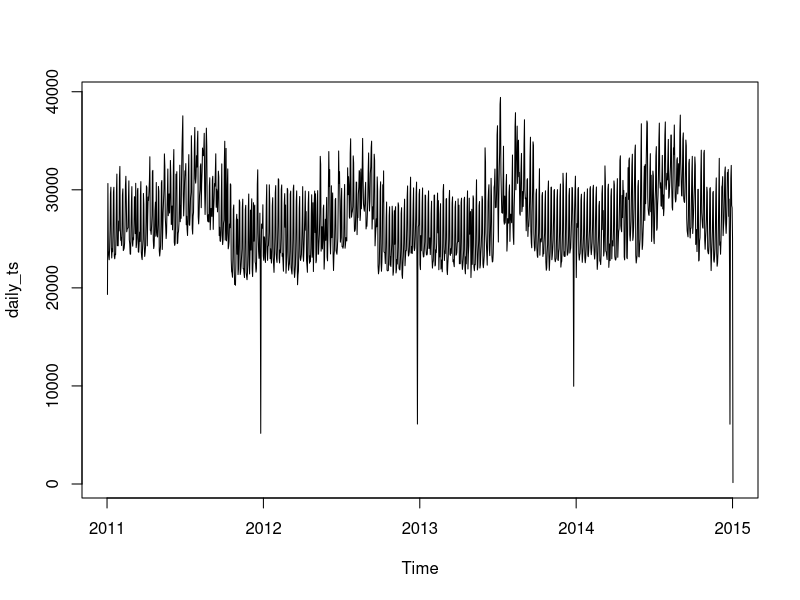
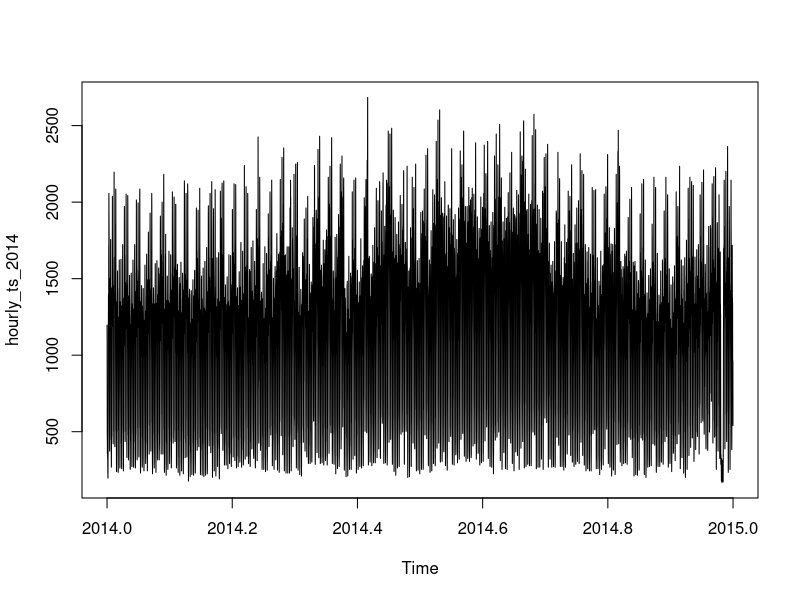
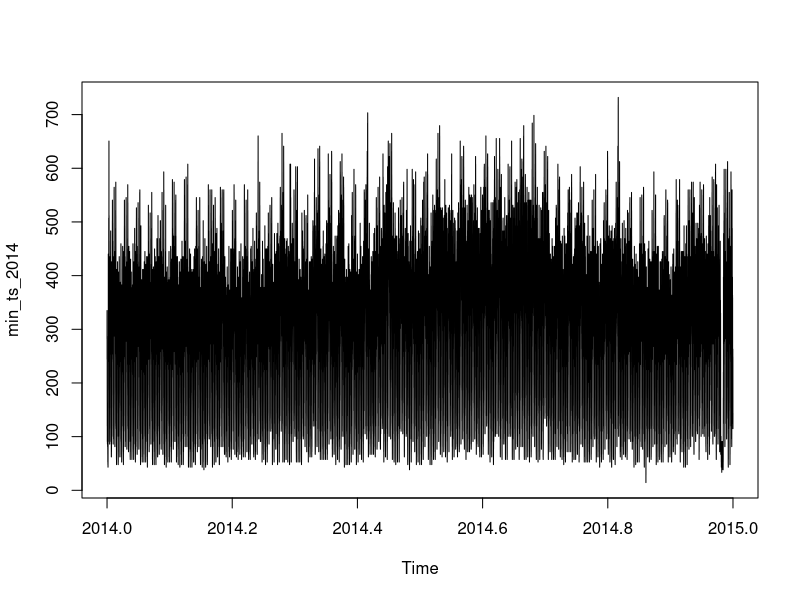

R code for these plots, in order: (Note: this script raises an error after producing the figures.)

library(xts)
library(forecast)
library(tseries)

#getwd()

setwd('C:/Users/Meghashyam/Desktop')

#Loading daily, hourly and 15minute interval data
data_daily <- read.csv("dayWithDate.csv", na.strings=c("","NA"), header = FALSE)
data_hourly <- read.csv("hourly.csv", na.strings=c("","NA"), header = FALSE)
data_min <- read.csv("15minutes.csv", na.strings=c("","NA"), header = FALSE)


# Taking just the 2014 data
data_hourly_2014 <- data_hourly[26296:35061,,]
data_min_2014 <- data_min[105181:140244,]

#converting the data to vectors
data_daily <- data_daily[,2]
data_hourly <- data_hourly[,1]
data_min <- data_min[,1]





# converting the data to time series
daily_ts <- ts(as.vector(data_daily), start=c(2011,1) , frequency=365.25)
hourly_ts <- ts(as.vector(data_hourly), start=c(2011,1), frequency=8766)
min_ts <- ts(as.vector(data_min), start=c(2011,1), frequency=35064)


hourly_ts_2014 <- ts(as.vector(data_hourly_2014), start=c(2014,1), frequency=8766)
min_ts_2014 <- ts(as.vector(data_min_2014), start=c(2014,1), frequency=35064)
  
plot.ts(daily_ts)
plot.ts(hourly_ts_2014)
plot.ts(min_ts_2014)

#test for stationarity
adf.test(daily_ts)
#adf.test(hourly_ts)
#adf.test(min_ts)
adf.test(hourly_ts_2014)
adf.test(min_ts_2014)

#identifying auto-correlation
acf(daily_ts, lag.max = 25)
pacf(daily_ts, lag.max = 25)


acf(hourly_ts_2014, lag.max = 50)
pacf(hourly_ts_2014, lag.max = 50)


acf(min_ts_2014, lag.max = 96)
pacf(min_ts_2014, lag.max = 96)



plot(stl(daily_ts,s.window="periodic"))
plot(stl(hourly_ts,s.window="periodic"))
plot(stl(min_ts,s.window="periodic"))



# Using Auto.Arima
daily_res = auto.arima(daily_ts, stepwise = F, approximation = F)
#hourly_res = auto.arima(hourly_ts, stepwise = F, approximation = F)
#min_res= auto.arima(min_ts, stepwise = F, approximation = F)

hourly_res_2014 = auto.arima(hourly_ts_2014, stepwise = F, approximation = F )
min_res_2014 = auto.arima(min_ts_2014, stepwise = F, approximation = F )

#Auto.Arima results - Daily
daily_res
mean(100*abs(fitted(daily_res) - daily_ts)/daily_ts)

#Auto.Arima results - Hourly - 2014
hourly_res_2014
mean(100*abs(fitted(hourly_res_2014) - hourly_ts_2014)/hourly_ts_2014)

#Auto.Arima results - 15 minutes - 2014
min_res_2014
mean(100*abs(fitted(min_res_2014) - min_ts_2014)/min_ts_2014)


# Your Arima error - daily
ar <- Arima(daily_ts,order=c(4,0,7))
mean(100*abs(fitted(ar) - daily_ts)/daily_ts)
summary(ar)


# Your Arima error - hourly 2014
ar <- Arima(hourly_ts_2014,order=c(10,1,11))
mean(100*abs(fitted(ar) - hourly_ts_2014)/hourly_ts_2014)
summary(ar)



# Your Arima error - min 2014
ar <- Arima(min_ts_2014,order=c(3,1,7))
mean(100*abs(fitted(ar) - min_ts_2014)/min_ts_2014)
summary(ar)




